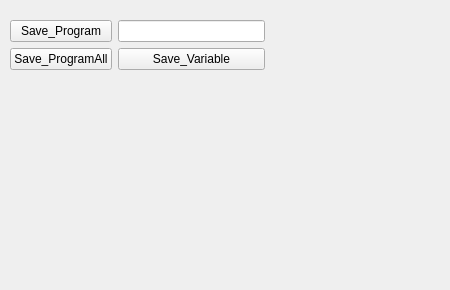
<?xml version="1.0" encoding="UTF-8"?>
<ui version="4.0">
 <class>FormTestSave</class>
 <widget class="QWidget" name="FormTestSave">
  <property name="geometry">
   <rect>
    <x>0</x>
    <y>0</y>
    <width>450</width>
    <height>290</height>
   </rect>
  </property>
  <property name="windowTitle">
   <string>Form</string>
  </property>
  <widget class="QWidget" name="gridLayoutWidget_3">
   <property name="geometry">
    <rect>
     <x>10</x>
     <y>20</y>
     <width>255</width>
     <height>80</height>
    </rect>
   </property>
   <layout class="QGridLayout" name="gridLayout_3">
    <item row="1" column="1">
     <widget class="QPushButton" name="btnSaveVariable">
      <property name="text">
       <string>Save_Variable</string>
      </property>
     </widget>
    </item>
    <item row="0" column="1">
     <widget class="QLineEdit" name="txtSaveProgram"/>
    </item>
    <item row="1" column="0">
     <widget class="QPushButton" name="btnSaveProgramAll">
      <property name="text">
       <string>Save_ProgramAll</string>
      </property>
     </widget>
    </item>
    <item row="0" column="0">
     <widget class="QPushButton" name="btnSaveProgram">
      <property name="text">
       <string>Save_Program</string>
      </property>
     </widget>
    </item>
    <item row="2" column="0">
     <spacer name="verticalSpacer_6">
      <property name="orientation">
       <enum>Qt::Vertical</enum>
      </property>
      <property name="sizeHint" stdset="0">
       <size>
        <width>20</width>
        <height>40</height>
       </size>
      </property>
     </spacer>
    </item>
   </layout>
  </widget>
 </widget>
 <resources/>
 <connections/>
</ui>
